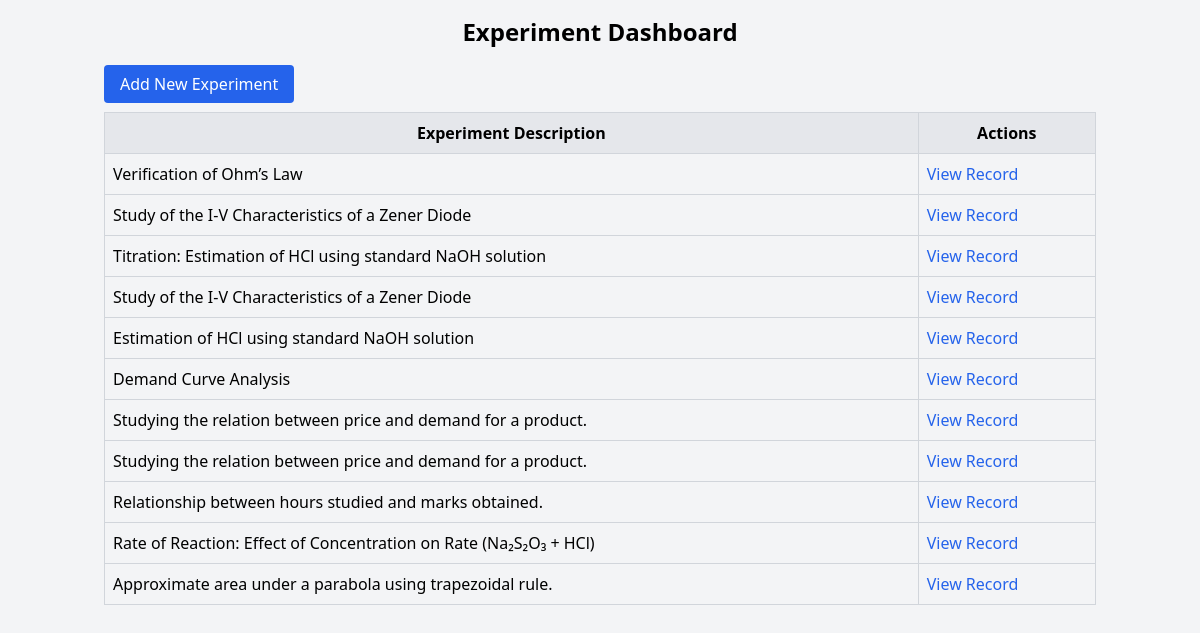
/dashboard, run on the app's committed database.
### tables this page shows
CREATE TABLE experiments (
            id INTEGER PRIMARY KEY AUTOINCREMENT,
            name TEXT NOT NULL,
            readings TEXT NOT NULL,
            aim TEXT,
            theory TEXT,
            procedure TEXT,
            result TEXT,
            graph TEXT
        );

### app.py (the view)
@app.route('/dashboard')
def dashboard():
    try:
        experiments = get_all_experiments()
        logger.info(f"Retrieved {len(experiments)} experiments for dashboard")
        return render_template('dashboard.html', experiments=experiments)
    except Exception as e:
        logger.error(f"Error fetching experiments: {str(e)}")
        flash(f"Error loading dashboard: {str(e)}", 'error')
        return redirect(url_for('index'))

### database.py (called while the page is built)
def get_all_experiments():
    conn = sqlite3.connect('experiments.db')
    c = conn.cursor()
    c.execute('SELECT id, name FROM experiments')
    experiments = c.fetchall()
    conn.close()
    return experiments

### templates/dashboard.html (shortened to what this page needs)
<!DOCTYPE html>
<html lang="en">
<head>
    <link href="https://cdn.jsdelivr.net/npm/tailwindcss@2.2.19/dist/tailwind.min.css" rel="stylesheet">
</head>
<body class="bg-gray-100">
    <div class="container mx-auto p-4">
        <h1 class="text-2xl font-bold mb-6 text-center">Experiment Dashboard</h1>
        <div class="mb-4">
            <a href="{{ url_for('index') }}" class="bg-blue-600 text-white px-4 py-2 rounded hover:bg-blue-700">Add New Experiment</a>
        </div>
        <table class="w-full border-collapse border border-gray-300">
            <thead>
                <tr class="bg-gray-200">
                    <th class="border border-gray-300 p-2">Experiment Description</th>
                    <th class="border border-gray-300 p-2">Actions</th>
                </tr>
            </thead>
            <tbody>
                {% for experiment in experiments %}
                    <tr>
                        <td class="border border-gray-300 p-2">{{ experiment[1] }}</td>
                        <td class="border border-gray-300 p-2">
                            <a href="{{ url_for('view_record', experiment_id=experiment[0]) }}" class="text-blue-600 hover:underline">View Record</a>
                        </td>
                    </tr>
                {% endfor %}
            </tbody>
        </table>
    </div>
</body>
</html>

### data on the page
experiments: name "Verification of Ohm’s Law"
experiments: name "Study of the I-V Characteristics of a Zener Diode"
experiments: name "Titration: Estimation of HCl using standard NaOH solution"
experiments: name "Study of the I-V Characteristics of a Zener Diode"
experiments: name "Estimation of HCl using standard NaOH solution"
experiments: name "Demand Curve Analysis"
experiments: name "Studying the relation between price and demand for a product."
experiments: name "Studying the relation between price and demand for a product."
experiments: name "Relationship between hours studied and marks obtained."
experiments: name "Rate of Reaction: Effect of Concentration on Rate (Na₂S₂O₃ + HCl)"
experiments: name "Approximate area under a parabola using trapezoidal rule."
